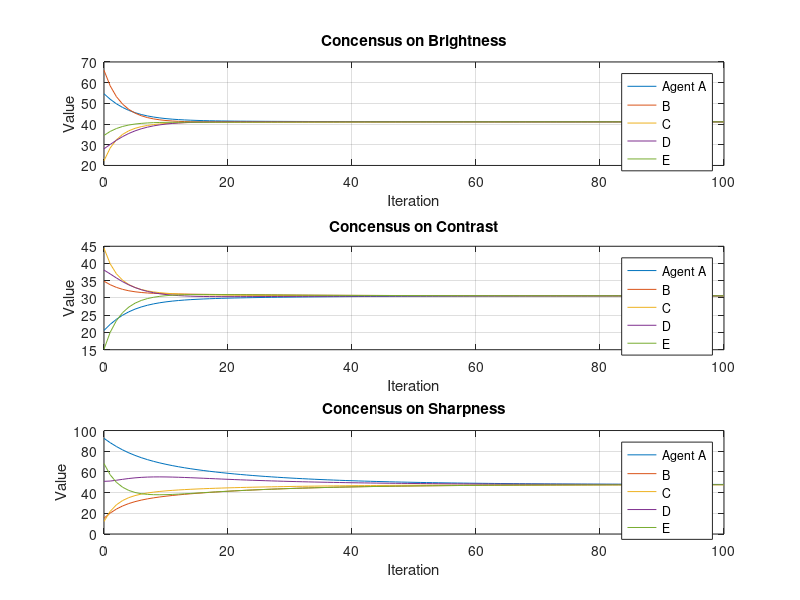

Source code (MATLAB): (Note: this script raises an error after producing the figure.)
N = 5; % number of agents
maxIter = 100; % maximum number of iterations
epsilon = 0.1; % step size

% adjacent matrix based on graph
Adj = zeros(N);
Adj(1,4) = 1; Adj(4,1) = 1; % A-D
Adj(4,3) = 1; Adj(3,4) = 1; % D-C
Adj(3,2) = 1; Adj(2,3) = 1; % C-B
Adj(3,5) = 1; Adj(5,3) = 1; % C-E
Adj(2,5) = 1; Adj(5,2) = 1; % B-E

% number of neighbours per agent
deg = diag(sum(Adj, 2));

% Laplacian matrix L = D-A
L = deg-Adj;

% initialising random initial values for 3 parameters
params = {'Brightness', 'Contrast', 'Sharpness'};
initialValues = rand(N, 3)*100; % random values between 0 and 100
states = zeros(N, maxIter+1, 3);
states(:,1,:) = initialValues;

% run consensus for each parameter independently
for p =1:3 % loop over parameters
    for k = 1:maxIter
        states(:,k+1,p) = states(:,k,p) - epsilon * L * states(:,k,p);
    end
end

% plotting convergence for each parameter
figure;
for p = 1:3
    subplot(3,1,p);
    plot(0:maxIter, squeeze(states(:, :, p)));
    title(['Concensus on ', params{p}]);
    xlabel('Iteration'); ylabel('Value');
    legend('Agent A', 'B', 'C', 'D', 'E');
    grid on;
end

% final consensus values
final = squeeze(states(:, end, :));
disp('Final Concensus Values:');
disp(['Brightness: ' num2str(mean(final(:,1)))]);
disp(['Contrast: ' num2str(mean(final(:,2)))]);
disp(['Sharpness: ' num2str(mean(final(:,3)))]);

% 2.4 security protocol

agentNames = {'A', 'B', 'C', 'D', 'E'};
secureAgent = cell(1, N);
for i = 1:N
    secureAgent{i} = SecureAgent(agentName{i});
end

% exchanging public keys
for i = 1:N
    for j = i+1:N
        if Adj(i,j) ==1
            secureAgents{i}.sharePublicKey(secureAgent{j});
        end
    end
end

% demo-ing secure image transmission between agents A and D
senderIdx = 1; % Agent A
receiverIdx = 4; % Agent D
testImage = randi([0, 255], 100, 100); % random grayscale image

fprintf('Transmitting secure image from Agent %s to Agent %s\n', ... 
        agentNames{senderIdx}, agentNames{receiverIdx});

% decrypting and verifying
[receivedImg, isValid] = secureAgent{receiverIdx}.receiveSecureImg(packet, agentNames{senderIdx});

if isValid && isequal(testImage, receivedImg)
    fprintf('Image is transmitted securely and verified successfully.\n');
else
    fprintf('Image verification failed or image is corrupted.\n');
end

% mutual auth
fprintf('Performing mutal authrntication between Agent %s and Agent %s\n', ...
        agentNames{senderIdx}, agentNames{receiverIdx});
authSuccess = secureAgent{senderIdx}.authenticate(secureAgent{receiverIdx});
if authSuccess
    fprintf('Mutual authentication successful');
else
    fprintf('Authentication failed');
end

% section 2.5
